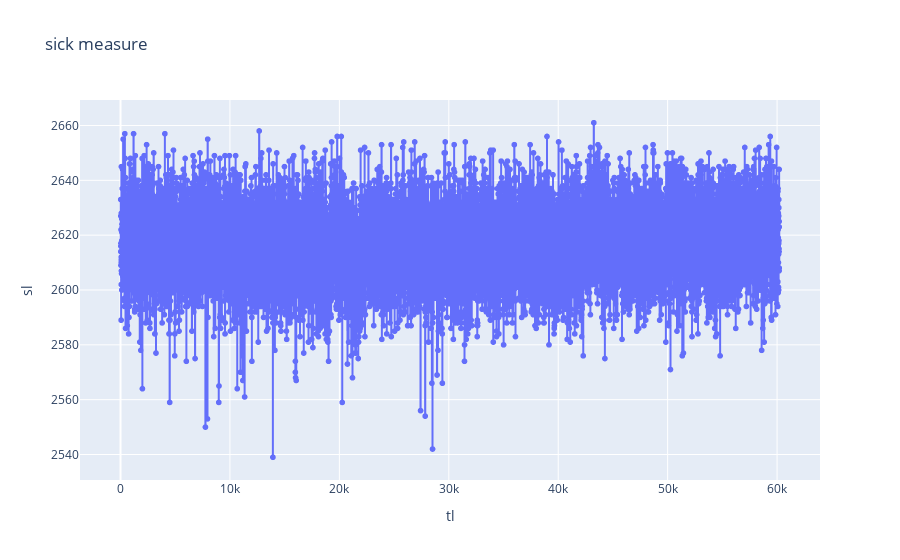

The notebook cell saved with this chart:
### Code cell
import plotly.express as px
fig=px.line(df, x="tl", y="sl", title="sick measure", labels="ax", markers=True)
# fig =fig.add_scatter(x=df["tl"], y=df["yl"], mode="lines+markers")
# fig.update_layout( showlegend=True)
fig.show()

### Figure 1 — Plotly figure (JSON) as saved in the notebook; plotly's stock layout.template omitted (floating-point values rounded to 4 significant figures; data arrays with more than 128 entries replaced by an {"elided": "..."} marker saying what was removed)
{"data": [{"hovertemplate": "tl=%{x}<br>sl=%{y}<extra></extra>", "legendgroup": "", "line": {"color": "#636efa", "dash": "solid"}, "marker": {"symbol": "circle"}, "mode": "lines+markers", "name": "", "showlegend": false, "type": "scattergl", "x": {"elided": "14500 int values"}, "xaxis": "x", "y": {"elided": "14500 int values"}, "yaxis": "y"}], "layout": {"legend": {"tracegroupgap": 0}, "title": {"text": "sick measure"}, "xaxis": {"anchor": "y", "domain": [0, 1], "title": {"text": "tl"}}, "yaxis": {"anchor": "x", "domain": [0, 1], "title": {"text": "sl"}}}}
